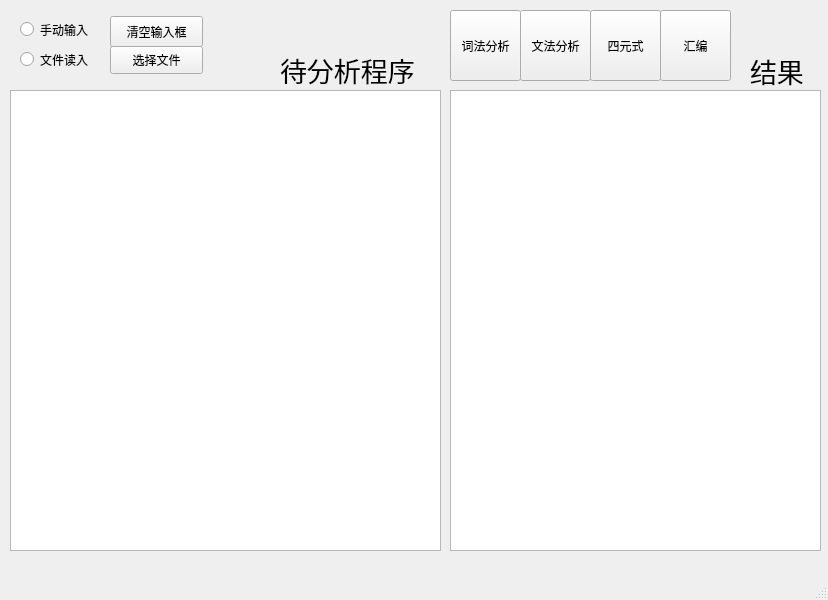
<?xml version="1.0" encoding="UTF-8"?>
<ui version="4.0">
 <class>Console</class>
 <widget class="QMainWindow" name="Console">
  <property name="geometry">
   <rect>
    <x>0</x>
    <y>0</y>
    <width>828</width>
    <height>600</height>
   </rect>
  </property>
  <property name="windowTitle">
   <string>Console</string>
  </property>
  <widget class="QWidget" name="centralwidget">
   <widget class="QTextBrowser" name="result_browser">
    <property name="geometry">
     <rect>
      <x>450</x>
      <y>90</y>
      <width>371</width>
      <height>461</height>
     </rect>
    </property>
    <property name="html">
     <string>&lt;!DOCTYPE HTML PUBLIC &quot;-//W3C//DTD HTML 4.0//EN&quot; &quot;http://www.w3.org/TR/REC-html40/strict.dtd&quot;&gt;
&lt;html&gt;&lt;head&gt;&lt;meta name=&quot;qrichtext&quot; content=&quot;1&quot; /&gt;&lt;style type=&quot;text/css&quot;&gt;
p, li { white-space: pre-wrap; }
&lt;/style&gt;&lt;/head&gt;&lt;body style=&quot; font-family:'SimSun'; font-size:9pt; font-weight:400; font-style:normal;&quot;&gt;
&lt;p style=&quot;-qt-paragraph-type:empty; margin-top:0px; margin-bottom:0px; margin-left:0px; margin-right:0px; -qt-block-indent:0; text-indent:0px; font-family:'SimSun';&quot;&gt;&lt;br /&gt;&lt;/p&gt;&lt;/body&gt;&lt;/html&gt;</string>
    </property>
   </widget>
   <widget class="QPushButton" name="lexical_but">
    <property name="geometry">
     <rect>
      <x>450</x>
      <y>10</y>
      <width>71</width>
      <height>71</height>
     </rect>
    </property>
    <property name="text">
     <string>词法分析</string>
    </property>
   </widget>
   <widget class="QRadioButton" name="manul_input">
    <property name="geometry">
     <rect>
      <x>20</x>
      <y>20</y>
      <width>110</width>
      <height>19</height>
     </rect>
    </property>
    <property name="text">
     <string>手动输入</string>
    </property>
   </widget>
   <widget class="QRadioButton" name="file_input">
    <property name="geometry">
     <rect>
      <x>20</x>
      <y>50</y>
      <width>110</width>
      <height>19</height>
     </rect>
    </property>
    <property name="text">
     <string>文件读入</string>
    </property>
   </widget>
   <widget class="QPushButton" name="choose_file">
    <property name="geometry">
     <rect>
      <x>110</x>
      <y>46</y>
      <width>93</width>
      <height>28</height>
     </rect>
    </property>
    <property name="text">
     <string>选择文件</string>
    </property>
   </widget>
   <widget class="QPushButton" name="clear_source">
    <property name="geometry">
     <rect>
      <x>110</x>
      <y>16</y>
      <width>93</width>
      <height>31</height>
     </rect>
    </property>
    <property name="text">
     <string>清空输入框</string>
    </property>
   </widget>
   <widget class="QLabel" name="label">
    <property name="geometry">
     <rect>
      <x>280</x>
      <y>49</y>
      <width>181</width>
      <height>41</height>
     </rect>
    </property>
    <property name="font">
     <font>
      <family>Adobe Arabic</family>
      <pointsize>20</pointsize>
     </font>
    </property>
    <property name="text">
     <string>待分析程序</string>
    </property>
   </widget>
   <widget class="QLabel" name="label_2">
    <property name="geometry">
     <rect>
      <x>750</x>
      <y>50</y>
      <width>71</width>
      <height>41</height>
     </rect>
    </property>
    <property name="font">
     <font>
      <family>Adobe Arabic</family>
      <pointsize>20</pointsize>
     </font>
    </property>
    <property name="text">
     <string>结果</string>
    </property>
   </widget>
   <widget class="QTextEdit" name="source_browser">
    <property name="geometry">
     <rect>
      <x>10</x>
      <y>90</y>
      <width>431</width>
      <height>461</height>
     </rect>
    </property>
    <property name="html">
     <string>&lt;!DOCTYPE HTML PUBLIC &quot;-//W3C//DTD HTML 4.0//EN&quot; &quot;http://www.w3.org/TR/REC-html40/strict.dtd&quot;&gt;
&lt;html&gt;&lt;head&gt;&lt;meta name=&quot;qrichtext&quot; content=&quot;1&quot; /&gt;&lt;style type=&quot;text/css&quot;&gt;
p, li { white-space: pre-wrap; }
&lt;/style&gt;&lt;/head&gt;&lt;body style=&quot; font-family:'SimSun'; font-size:9pt; font-weight:400; font-style:normal;&quot;&gt;
&lt;p style=&quot;-qt-paragraph-type:empty; margin-top:0px; margin-bottom:0px; margin-left:0px; margin-right:0px; -qt-block-indent:0; text-indent:0px; font-family:'SimSun';&quot;&gt;&lt;br /&gt;&lt;/p&gt;&lt;/body&gt;&lt;/html&gt;</string>
    </property>
   </widget>
   <widget class="QPushButton" name="parse_but">
    <property name="geometry">
     <rect>
      <x>520</x>
      <y>10</y>
      <width>71</width>
      <height>71</height>
     </rect>
    </property>
    <property name="text">
     <string>文法分析</string>
    </property>
   </widget>
   <widget class="QPushButton" name="intermediate_but">
    <property name="geometry">
     <rect>
      <x>590</x>
      <y>10</y>
      <width>71</width>
      <height>71</height>
     </rect>
    </property>
    <property name="text">
     <string>四元式</string>
    </property>
   </widget>
   <widget class="QPushButton" name="mips_but">
    <property name="geometry">
     <rect>
      <x>660</x>
      <y>10</y>
      <width>71</width>
      <height>71</height>
     </rect>
    </property>
    <property name="text">
     <string>汇编</string>
    </property>
   </widget>
  </widget>
  <widget class="QMenuBar" name="menubar">
   <property name="geometry">
    <rect>
     <x>0</x>
     <y>0</y>
     <width>828</width>
     <height>26</height>
    </rect>
   </property>
  </widget>
  <widget class="QStatusBar" name="statusbar"/>
 </widget>
 <resources/>
 <connections/>
</ui>
